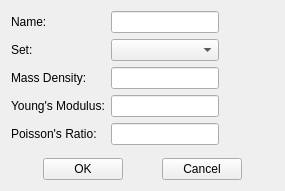
<?xml version="1.0" encoding="UTF-8"?>
<ui version="4.0">
 <class>SetMaterialWidget</class>
 <widget class="QWidget" name="SetMaterialWidget">
  <property name="geometry">
   <rect>
    <x>0</x>
    <y>0</y>
    <width>285</width>
    <height>191</height>
   </rect>
  </property>
  <property name="windowTitle">
   <string>SetMaterialWidget</string>
  </property>
  <layout class="QVBoxLayout" name="verticalLayout">
   <item>
    <layout class="QGridLayout" name="gridLayout">
     <item row="0" column="0">
      <widget class="QLabel" name="label">
       <property name="text">
        <string>Name:</string>
       </property>
      </widget>
     </item>
     <item row="0" column="1">
      <widget class="QLineEdit" name="lineEdit_Name"/>
     </item>
     <item row="0" column="2">
      <spacer name="horizontalSpacer">
       <property name="orientation">
        <enum>Qt::Horizontal</enum>
       </property>
       <property name="sizeHint" stdset="0">
        <size>
         <width>40</width>
         <height>20</height>
        </size>
       </property>
      </spacer>
     </item>
     <item row="1" column="0">
      <widget class="QLabel" name="label_5">
       <property name="text">
        <string>Set:</string>
       </property>
      </widget>
     </item>
     <item row="1" column="1">
      <widget class="QComboBox" name="comboBox_Set"/>
     </item>
     <item row="1" column="2">
      <spacer name="horizontalSpacer_8">
       <property name="orientation">
        <enum>Qt::Horizontal</enum>
       </property>
       <property name="sizeHint" stdset="0">
        <size>
         <width>40</width>
         <height>20</height>
        </size>
       </property>
      </spacer>
     </item>
     <item row="2" column="0">
      <widget class="QLabel" name="label_2">
       <property name="text">
        <string>Mass Density:</string>
       </property>
      </widget>
     </item>
     <item row="2" column="1">
      <widget class="QLineEdit" name="lineEdit_Density"/>
     </item>
     <item row="2" column="2">
      <spacer name="horizontalSpacer_2">
       <property name="orientation">
        <enum>Qt::Horizontal</enum>
       </property>
       <property name="sizeHint" stdset="0">
        <size>
         <width>40</width>
         <height>20</height>
        </size>
       </property>
      </spacer>
     </item>
     <item row="3" column="0">
      <widget class="QLabel" name="label_3">
       <property name="text">
        <string>Young's Modulus:</string>
       </property>
      </widget>
     </item>
     <item row="3" column="1">
      <widget class="QLineEdit" name="lineEdit_Modulus"/>
     </item>
     <item row="3" column="2">
      <spacer name="horizontalSpacer_3">
       <property name="orientation">
        <enum>Qt::Horizontal</enum>
       </property>
       <property name="sizeHint" stdset="0">
        <size>
         <width>40</width>
         <height>20</height>
        </size>
       </property>
      </spacer>
     </item>
     <item row="4" column="0">
      <widget class="QLabel" name="label_4">
       <property name="text">
        <string>Poisson's Ratio:</string>
       </property>
      </widget>
     </item>
     <item row="4" column="1">
      <widget class="QLineEdit" name="lineEdit_Ratio"/>
     </item>
     <item row="4" column="2">
      <spacer name="horizontalSpacer_4">
       <property name="orientation">
        <enum>Qt::Horizontal</enum>
       </property>
       <property name="sizeHint" stdset="0">
        <size>
         <width>40</width>
         <height>20</height>
        </size>
       </property>
      </spacer>
     </item>
    </layout>
   </item>
   <item>
    <spacer name="verticalSpacer">
     <property name="orientation">
      <enum>Qt::Vertical</enum>
     </property>
     <property name="sizeHint" stdset="0">
      <size>
       <width>20</width>
       <height>67</height>
      </size>
     </property>
    </spacer>
   </item>
   <item>
    <layout class="QHBoxLayout" name="horizontalLayout_5">
     <item>
      <spacer name="horizontalSpacer_5">
       <property name="orientation">
        <enum>Qt::Horizontal</enum>
       </property>
       <property name="sizeHint" stdset="0">
        <size>
         <width>40</width>
         <height>20</height>
        </size>
       </property>
      </spacer>
     </item>
     <item>
      <widget class="QPushButton" name="pushButton_OK">
       <property name="text">
        <string>OK</string>
       </property>
      </widget>
     </item>
     <item>
      <spacer name="horizontalSpacer_6">
       <property name="orientation">
        <enum>Qt::Horizontal</enum>
       </property>
       <property name="sizeHint" stdset="0">
        <size>
         <width>40</width>
         <height>20</height>
        </size>
       </property>
      </spacer>
     </item>
     <item>
      <widget class="QPushButton" name="pushButton_Cancel">
       <property name="text">
        <string>Cancel</string>
       </property>
      </widget>
     </item>
     <item>
      <spacer name="horizontalSpacer_7">
       <property name="orientation">
        <enum>Qt::Horizontal</enum>
       </property>
       <property name="sizeHint" stdset="0">
        <size>
         <width>40</width>
         <height>20</height>
        </size>
       </property>
      </spacer>
     </item>
    </layout>
   </item>
  </layout>
 </widget>
 <layoutdefault spacing="6" margin="11"/>
 <resources/>
 <connections/>
</ui>
